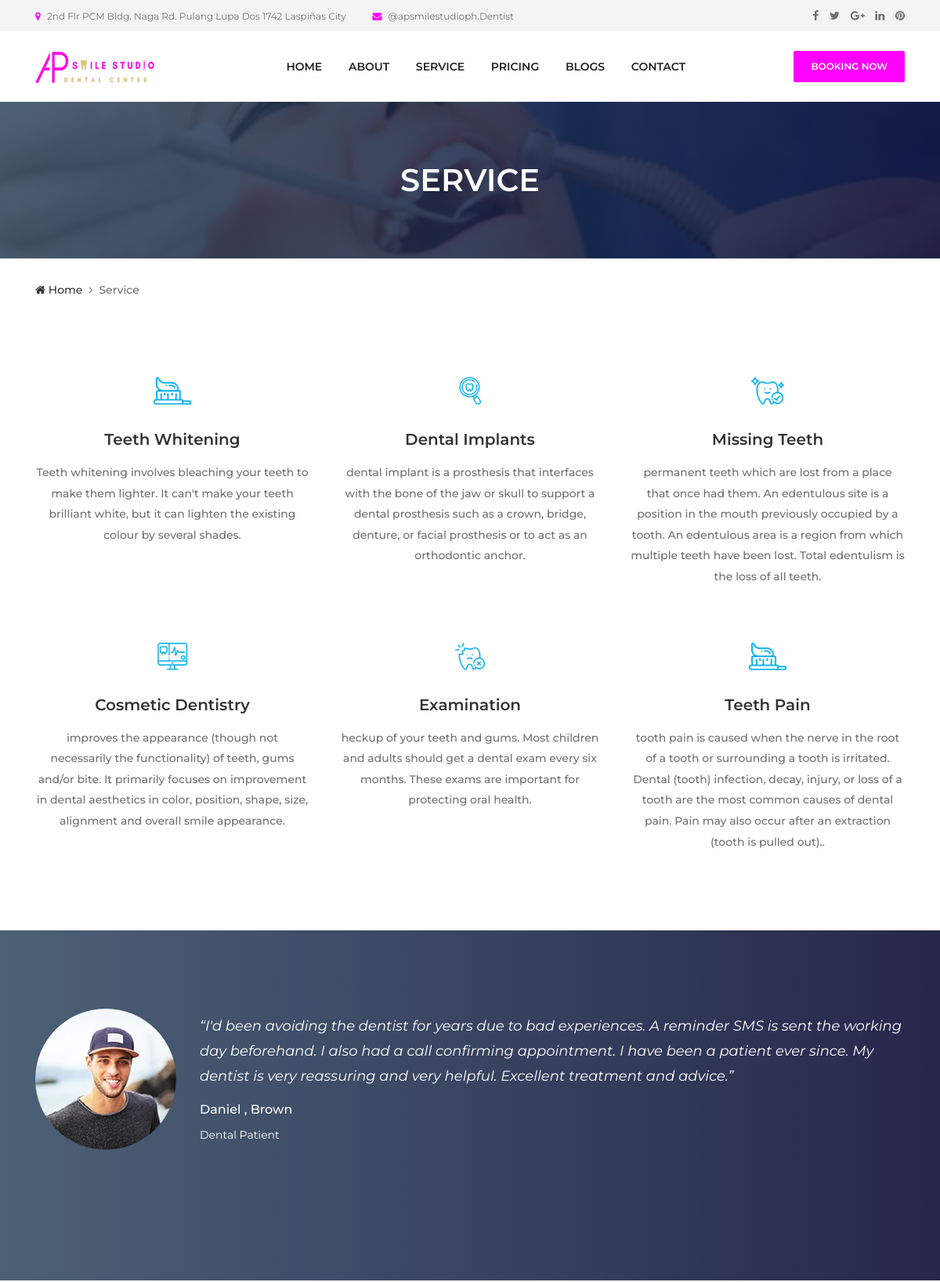
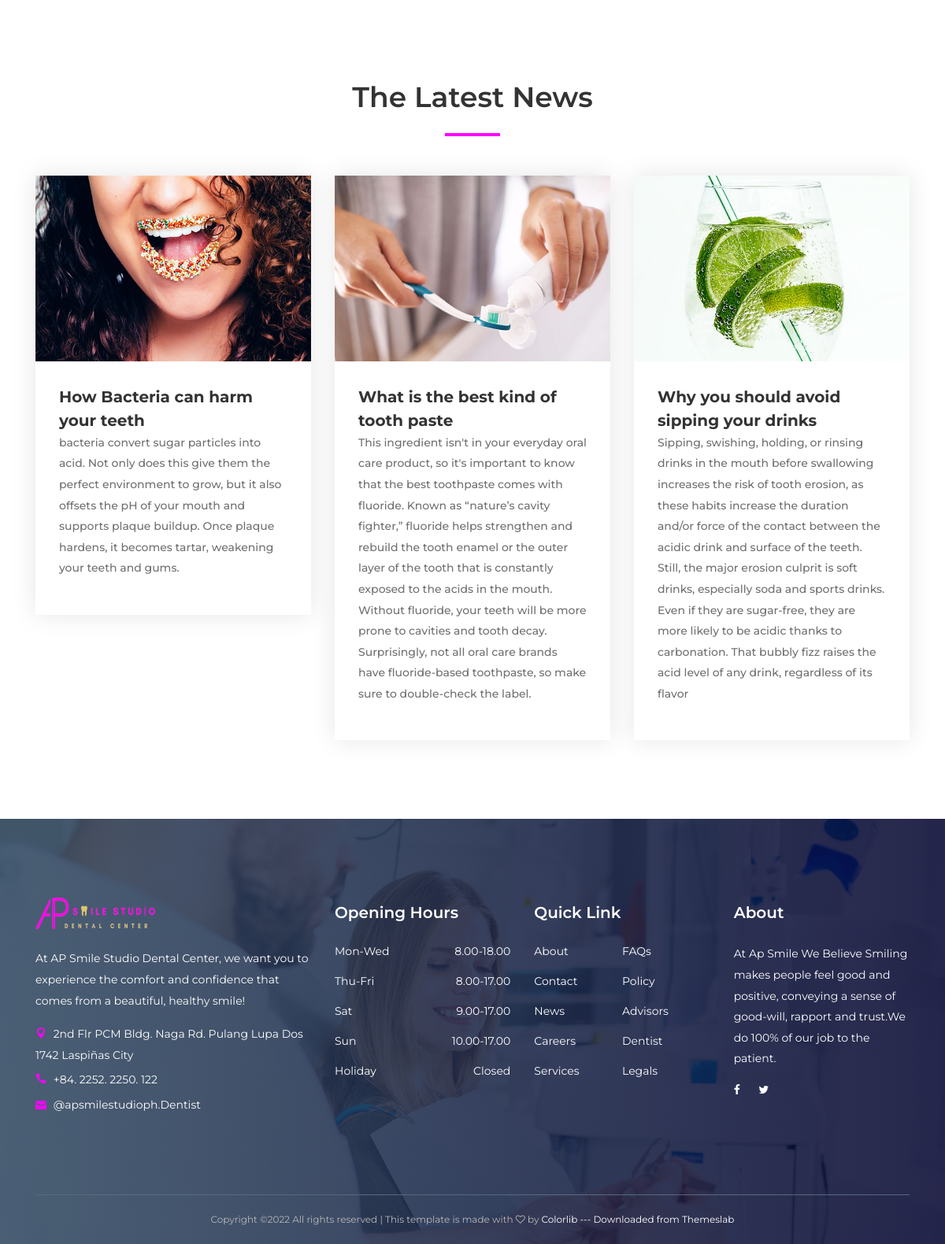
The page /service.html on the database its author committed (2 pictures, top to bottom).
### website/models.py (models this page shows, shortened)
class Testimonial(models.Model):
	Img_testimonial = models.ImageField(null=True, blank=True, upload_to="images/")
	Testimonial_content = models.TextField(max_length=1000)
	Testimonial_Name = models.CharField(max_length=250)
	Testimonial_Identity = models.CharField(max_length=250)

class Blog_Post(models.Model):
	Blog_title = models.CharField(max_length=250)
	Img_Blog = models.ImageField(null=True, blank=True, upload_to="images/")
	Blog_content = models.TextField()

### website/views.py (the view)
# urls.py: path('service.html', views.service, name="service"),
def service(request):
	testimonial_list = Testimonial.objects.all()
	blog_list = Blog_Post.objects.all()
	context = {'testimonial_list':testimonial_list,'blog_list':blog_list}
	return render(request, 'service.html', context)

### website/templates/service.html (shortened to what this page needs)
{% extends 'base.html' %}
{% load static %}
{% block content %}
  <div class="breadcumb-area bg-img bg-gradient-overlay" style="background-image: url('{% static 'website/img/bg-img/12.jpg' %}');">
    <div class="container h-100">
      <div class="row h-100 align-items-center">
        <div class="col-12">
          <h2 class="title">Service</h2>
        </div>
      </div>
    </div>
  </div>
  <div class="breadcumb--con">
    <div class="container">
      <div class="row">
        <div class="col-12">
          <nav aria-label="breadcrumb">
            <ol class="breadcrumb">
              <li class="breadcrumb-item"><a href="#"><i class="fa fa-home"></i> Home</a></li>
              <li class="breadcrumb-item active" aria-current="page">Service</li>
            </ol>
          </nav>
        </div>
      </div>
    </div>
  </div>
  <section class="dento-services-area mt-50 mb-50">
    <div class="container">
      <div class="row">
        <div class="col-12 col-sm-6 col-lg-4">
          <div class="single-service--area text-center mb-50">
            <div class="icon--">
              <img src="{% static 'website/img/core-img/s6.png' %}" alt="">
            </div>
            <h5>Teeth Whitening</h5>
            <p>Teeth whitening involves bleaching your teeth to make them lighter. It can't make your teeth brilliant white, but it can lighten the existing colour by several shades.</p>
          </div>
        </div>
        <div class="col-12 col-sm-6 col-lg-4">
          <div class="single-service--area text-center mb-50">
            <div class="icon--">
              <img src="{% static 'website/img/core-img/s7.png' %}" alt="">
            </div>
            <h5>Dental Implants</h5>
            <p>dental implant is a prosthesis that interfaces with the bone of the jaw or skull to support a dental prosthesis such as a crown, bridge, denture, or facial prosthesis or to act as an orthodontic anchor.</p>
          </div>
        </div>
        <div class="col-12 col-sm-6 col-lg-4">
          <div class="single-service--area text-center mb-50">
            <div class="icon--">
              <img src="{% static 'website/img/core-img/s8.png' %}" alt="">
            </div>
            <h5>Missing Teeth</h5>
            <p> permanent teeth which are lost from a place that once had them. An edentulous site is a position in the mouth previously occupied by a tooth. An edentulous area is a region from which multiple teeth have been lost. Total edentulism is the loss of all teeth.</p>
          </div>
        </div>
        <div class="col-12 col-sm-6 col-lg-4">
          <div class="single-service--area text-center mb-50">
            <div class="icon--">
              <img src="{% static 'website/img/core-img/s9.png' %}" alt="">
            </div>
            <h5>Cosmetic Dentistry</h5>
            <p>improves the appearance (though not necessarily the functionality) of teeth, gums and/or bite. It primarily focuses on improvement in dental aesthetics in color, position, shape, size, alignment and overall smile appearance.</p>
          </div>
        </div>
        <div class="col-12 col-sm-6 col-lg-4">
          <div class="single-service--area text-center mb-50">
            <div class="icon--">
              <img src="{% static 'website/img/core-img/s10.png' %}" alt="">
            </div>
            <h5>Examination</h5>
            <p>heckup of your teeth and gums. Most children and adults should get a dental exam every six months. These exams are important for protecting oral health.</p>
          </div>
        </div>
        <div class="col-12 col-sm-6 col-lg-4">
          <div class="single-service--area text-center mb-50">
            <div class="icon--">
              <img src="{% static 'website/img/core-img/s6.png' %}" alt="">
            </div>
            <h5>Teeth Pain</h5>
            <p>tooth pain is caused when the nerve in the root of a tooth or surrounding a tooth is irritated. Dental (tooth) infection, decay, injury, or loss of a tooth are the most common causes of dental pain. Pain may also occur after an extraction (tooth is pulled out)..</p>
          </div>
        </div>
      </div>
    </div>
  </section>
  <section class="testimonials-area section-padding-100 bg-img bg-gradient-overlay jarallax clearfix" style="background-image: url('{% static 'website/img/bg-img/7.jpg' %}');">
    <div class="container">
      {% for Testimonial in testimonial_list %}
      <div class="row">
        <div class="col-12">
          <div class="testimonials-slides owl-carousel">
            <div class="single-testimonial-slide d-flex align-items-center">
              <div class="testimonial-thumb">
                <img src="{{ Testimonial.Img_testimonial.url }}" alt="">
              </div>
              <div class="testimonial-content">
                <h5>{{ Testimonial.Testimonial_content }}</h5>
                <h6>{{ Testimonial.Testimonial_Name }}</h6>
                <p>{{ Testimonial.Testimonial_Identity }}</p>
              </div>
            </div>
            {% endfor %}
          </div>
        </div>
  </section>
  <section class="dento-blog-area section-padding-100-0 clearfix">
    <div class="container">
      <div class="row">
        <div class="col-12">
          <div class="section-heading text-center">
            <h2>The Latest News</h2>
            <div class="line"></div>
          </div>
        </div>
      </div>
      <div class="row">
         {% for blog in blog_list %}
        <div class="col-12 col-md-6 col-lg-4">
          <div class="single-blog-item mb-100">
            <a href="./blog-details.html">
              <img src="{{ blog.Img_Blog.url }}" alt="">
            </a>
            <div class="blog-content">
              <a href="./blog-details.html" class="post-title"</a>
                {{ blog.Blog_title }}
              <p>{{ blog.Blog_content }}</p>
            </div>
          </div>
        </div>
          {% endfor %}
      </div>
    </div>
  </section>
{% endblock %}

### static/website/css/style.css (style rules this page uses)
* { margin: 0; padding: 0; }
body { font-family: "Montserrat", sans-serif; font-weight: 400; font-size: 14px; }
h1, h2, h3, h4, h5, h6 { font-family: "Montserrat", sans-serif; color: #333333; line-height: 1.4; font-weight: 600; }
a, a:active, a:focus, a:hover { color: #333333; text-decoration: none; -webkit-transition-duration: 500ms; -o-transition-duration: 500ms; transition-duration: 500ms; outline: none; }
li { list-style: none; }
p { line-height: 1.9; color: #707070; font-size: 14px; font-weight: 400; }
img { max-width: 100%; height: auto; }
.bg-gradient-overlay { position: relative; z-index: 1; }
.bg-gradient-overlay::after { position: absolute; content: ""; height: 100%; width: 100%; top: 0; left: 0; z-index: -1; background: #2c455d; background: -webkit-linear-gradient(to right, #2c455d, #00012c); background: linear-gradient(to right, #2c455d, #00012c); opacity: 0.85; }
.bg-img { background-position: center center; background-size: cover; background-repeat: no-repeat; }
.jarallax { position: relative; z-index: 0; }
.mt-50 { margin-top: 50px; }
.mb-50 { margin-bottom: 50px; }
.mb-100 { margin-bottom: 100px; }
.section-padding-100 { padding-top: 100px; padding-bottom: 100px; }
.section-padding-100-0 { padding-top: 100px; padding-bottom: 0; }
.section-heading { position: relative; z-index: 1; margin-bottom: 50px; }
.section-heading h2 { font-size: 36px; text-transform: capitalize; margin-bottom: 20px; }
.section-heading .line { width: 70px; height: 4px; background-color: #ff00ff; }
.section-heading.text-center .line { margin: 0 auto; }
.testimonials-area { position: relative; z-index: 1; overflow: hidden; }
.single-testimonial-slide { position: relative; z-index: 1; }
.single-testimonial-slide .testimonial-thumb { -webkit-box-flex: 0; -ms-flex: 0 0 180px; flex: 0 0 180px; max-width: 180px; width: 180px; margin-right: 30px; border-radius: 50%; }
.single-testimonial-slide .testimonial-thumb img { border-radius: 50%; }
.single-testimonial-slide .testimonial-content { position: relative; z-index: 1; }
.single-testimonial-slide .testimonial-content h5 { font-size: 18px; font-weight: 400; line-height: 1.8; font-style: italic; margin-bottom: 15px; color: #ffffff; }
.single-testimonial-slide .testimonial-content h6 { font-weight: 500; color: #ffffff; }
.single-testimonial-slide .testimonial-content p { margin-bottom: 0; color: #ffffff; }
.single-service--area { position: relative; z-index: 1; }
.single-service--area .icon-- { position: relative; z-index: 1; -webkit-transition-duration: 500ms; -o-transition-duration: 500ms; transition-duration: 500ms; width: 76px; height: 76px; border-radius: 50%; display: block; margin: 0 auto 10px; }
.single-service--area .icon-- img { position: absolute; max-height: 35px; z-index: 2; top: 50%; left: 50%; -webkit-transform: translate(-50%, -50%); -ms-transform: translate(-50%, -50%); transform: translate(-50%, -50%); }
.single-service--area h5 { margin-bottom: 15px; display: block; }
.single-service--area p { font-weight: 500; }
.breadcumb-area { position: relative; z-index: 1; height: 200px; }
.breadcumb-area .title { font-size: 40px; margin-bottom: 0; color: #ffffff; text-transform: uppercase; text-align: center; }
.breadcumb--con .breadcrumb { padding: 30px 0; margin-bottom: 0; list-style: none; background-color: transparent; border-radius: 0; }
.breadcumb--con .breadcrumb .breadcrumb-item, .breadcumb--con .breadcrumb .breadcrumb-item > a, .breadcumb--con .breadcrumb .breadcrumb-item.active { font-size: 14px; text-transform: capitalize; color: #333333; font-weight: 500; }
.breadcumb--con .breadcrumb .breadcrumb-item.active { color: #707070; }
.breadcumb--con .breadcrumb .breadcrumb-item + .breadcrumb-item::before { content: "\f105"; font-family: 'FontAwesome'; }
.single-blog-item { position: relative; z-index: 1; box-shadow: 0 0 30px 0 rgba(0, 0, 0, 0.1); }
.single-blog-item .blog-content { background-color: #ffffff; padding: 30px; }
.single-blog-item .blog-content .post-title { font-size: 20px; font-weight: 700; display: block; margin-bottom: 10px; }
.single-blog-item .blog-content p { font-weight: 500; }

### static/website/css/default-assets/classy-nav.css (style rules this page uses)
body { font-family: "Roboto", sans-serif; }
img { height: auto; max-width: 100%; }
.bg-img { background-position: center center; background-size: cover; background-repeat: no-repeat; }

### rows shown on the page
Testimonial: Img_testimonial (picture), Testimonial_content "“I'd been avoiding the dentist for years due to bad experiences. A reminder SMS is sent the working day beforehand. I also had a call confirming appointment. I have been a patient ever since. My dentist is very reassuring and very helpful. Excellent treatment and advice.”", Testimonial_Name "Daniel , Brown", Testimonial_Identity "Dental Patient"
Blog_Post: Img_Blog (picture), Blog_title "How Bacteria can harm your teeth", Blog_content "bacteria convert sugar particles into acid. Not only does this give them the perfect environment to grow, but it also offsets the pH of your mouth and supports plaque buildup. Once plaque hardens, it becomes tartar, weakening your teeth and gums."
Blog_Post: Img_Blog (picture), Blog_title "What is the best kind of tooth paste", Blog_content "This ingredient isn't in your everyday oral care product, so it's important to know that the best toothpaste comes with fluoride. Known as “nature’s cavity fighter,” fluoride helps strengthen and rebuild the tooth enamel or the outer layer of the tooth that is constantly exposed to the acids in the mouth. Without fluoride, your teeth will be more prone to cavities and tooth decay. Surprisingly, not all oral care brands have fluoride-based toothpaste, so make sure to double-check the label."
Blog_Post: Img_Blog (picture), Blog_title "Why you should avoid sipping your drinks", Blog_content "Sipping, swishing, holding, or rinsing drinks in the mouth before swallowing increases the risk of tooth erosion, as these habits increase the duration and/or force of the contact between the acidic drink and surface of the teeth. Still, the major erosion culprit is soft drinks, especially soda and sports drinks. Even if they are sugar-free, they are more likely to be acidic thanks to carbonation. That bubbly fizz raises the acid level of any drink, regardless of its flavor"
